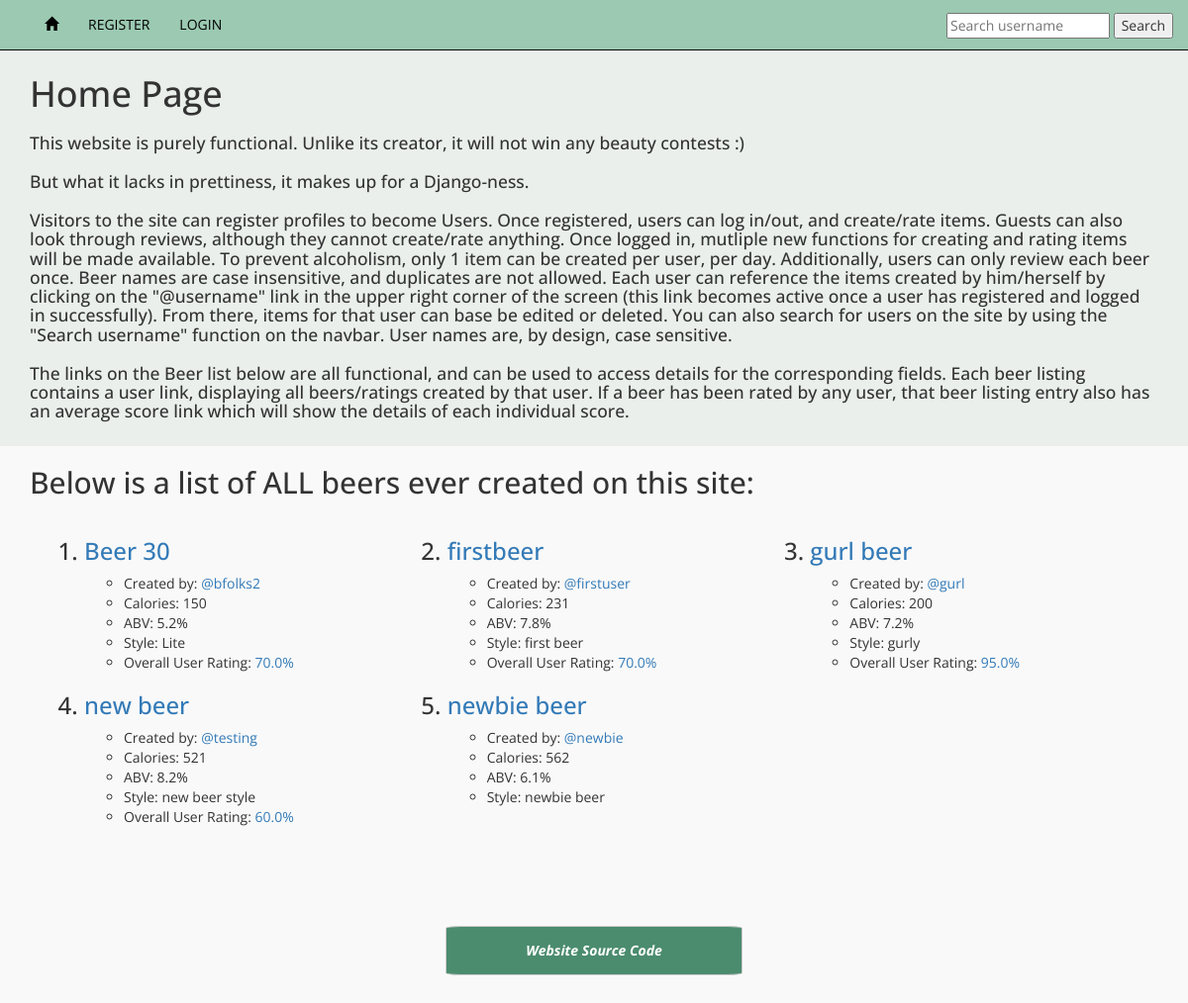
The app's page /, older data.
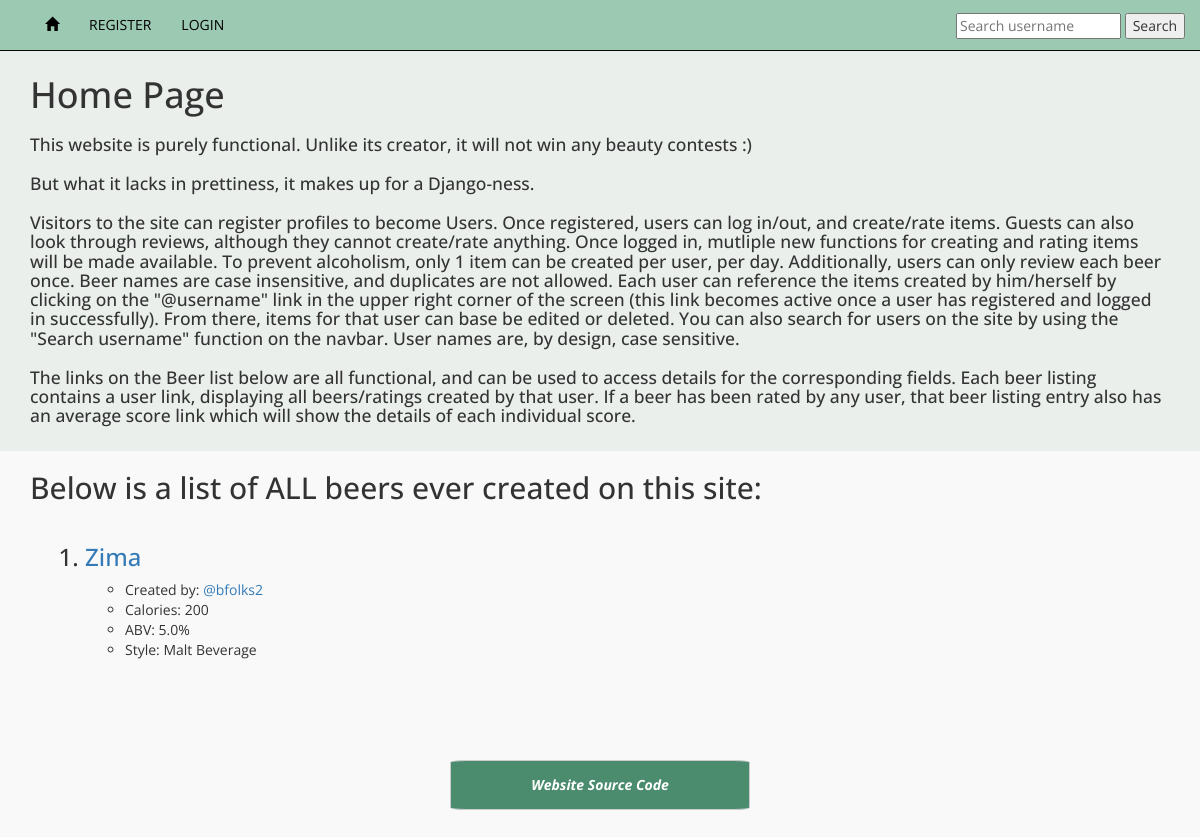
The same page, newer data.
### mybeerapp/models.py (models this page shows, shortened)
class Beer(models.Model):
    user=models.ForeignKey(User, related_name='beers', default=1)
    name=models.CharField(max_length=256)
    slug=models.SlugField(allow_unicode=True, default='')
    calories=models.PositiveIntegerField()
    abv=models.DecimalField(max_digits=3, decimal_places=1)
    style=models.CharField(default="It's a beer", max_length=256)
    location=models.CharField(max_length=256)
    created_at = models.DateTimeField(default=timezone.now)
    glass=models.ForeignKey(Glass, related_name='beers', default=1)
    def _get_total_average(self):
        count=self.ratings.count()
        total=0
        for rating in self.ratings.all():
            total=total+rating.average
        if count==0:
            count=1
        return round((total/count),2)
    total_average = property(_get_total_average)
    def _get_slug_name(self):
        return slugify(self.name)
    slug_name = property(_get_slug_name)

class Rating(models.Model):
    five_choices=(
        (1,'1/5'),
        (2,'2/5'),
        (3,'3/5'),
        (4,'4/5'),
        (5,'5/5'),
    )
    ten_choices=(
        (1,'1/10'),
        (2,'2/10'),
        (3,'3/10'),
        (4,'4/10'),
        (5,'5/10'),
        (6,'6/10'),
        (7,'7/10'),
        (8,'8/10'),
        (9,'9/10'),
        (10,'10/10'),
    )
    user=models.ForeignKey(User, related_name='user_ratings', default=1)
    beer=models.ForeignKey(Beer, related_name='ratings')
    aroma=models.PositiveIntegerField(choices=five_choices)
    appearance=models.PositiveIntegerField(choices=five_choices)
    taste=models.PositiveIntegerField(choices=ten_choices) #taste is weighted
    def _get_average(self):
        return round(((self.aroma + self.appearance + self.taste)/20)*100)
    average = property(_get_average)

### mybeerapp/views.py (the view)
# urls.py: url(r'^$', views.index, name='index'),
def index(request):
    beers=Beer.objects.all().order_by('name')
    return render(request, 'index.html', {'beers':beers})

### templates/index.html (shortened to what this page needs)
{% extends 'base.html' %}
{% block unbound %}
  <div class="introsection">
    <div class="container">
      <h1>Home Page</h1>
      <h3>This website is purely functional.  Unlike its creator, it will not win any beauty contests :) </h3>
      <h3>But what it lacks in prettiness, it makes up for a Django-ness.</h3>
      <h3>Visitors to the site can register profiles to become Users.  Once registered, users can log in/out, and create/rate items.
      Guests can also look through reviews, although they cannot create/rate anything.  Once logged in, mutliple new functions for
      creating and rating items will be made available.  To prevent alcoholism, only 1 item can be created per user, per day.
      Additionally, users can only review each beer once.  Beer names are case insensitive, and duplicates are not allowed.
      Each user can reference the items created by him/herself by clicking on the "@username" link in the upper right corner of the
      screen (this link becomes active once a user has registered and logged in successfully).  From there, items for that user can base be
      edited or deleted.  You can also search for users on the site by using the "Search username" function on the navbar.
      User names are, by design, case sensitive.</h3>
      <h3>The links on the Beer list below are all functional, and can be used to access details for the corresponding fields.
      Each beer listing contains a user link, displaying all beers/ratings created by that user.
      If a beer has been rated by any user, that beer listing entry also has an average score link which will show
      the details of each individual score.</h3>
    </div>
  </div>
  <div class="middlesection">
    <div class="container">
      <h2>Below is a list of ALL beers ever created on this site:</h2>
      <ol>
        <div class="table">
          {% for beer in beers %}
            <div class="col-md-4 col-xs-6">
              <h3><li><a href="{% url 'mybeerapp:beer_details' slug=beer.slug %}">{{beer.name}}</a></li></h3>
              <ul>
                <li>Created by: <a href="{% url 'mybeerapp:user_beerlist' username=beer.user.username %}">@{{beer.user}}</a></li>
                <li>Calories: {{beer.calories}}</li>
                <li>ABV: {{beer.abv}}%</li>
                <li>Style: {{beer.style}}</li>
                {% if beer.ratings.count %}
                  <li>Overall User Rating: <a href="{% url 'mybeerapp:rating_details' slug=beer.slug %}">{{beer.total_average}}%</a></li>
                {% endif %}
              </ul>
            </div>
          {% endfor %}
        </div>
      </ol>
    </div>
  </div>
  <div class="container">
    <div class="source_button">
      <a href="https://github.com/bfolks2/Python-Challenge-Beer-API"><button class="btn btn-default" type="button">Website Source Code</button></a>
    </div>
  </div>
{% endblock %}

Row changes from the older to the newer data that the page shows:
removed Beer: name "Beer 30", user "bfolks2", calories "150", abv "5.2", style "Lite", total_average "70.0"
removed Beer: name "firstbeer", user "firstuser", calories "231", abv "7.8", style "first beer", total_average "70.0"
removed Beer: name "gurl beer", user "gurl", calories "200", abv "7.2", style "gurly", total_average "95.0"
removed Beer: name "new beer", user "testing", calories "521", abv "8.2", style "new beer style", total_average "60.0"
removed Beer: name "newbie beer", user "newbie", calories "562", abv "6.1", style "newbie beer"
added Beer: name "Zima", user "bfolks2", calories "200", abv "5.0", style "Malt Beverage"
